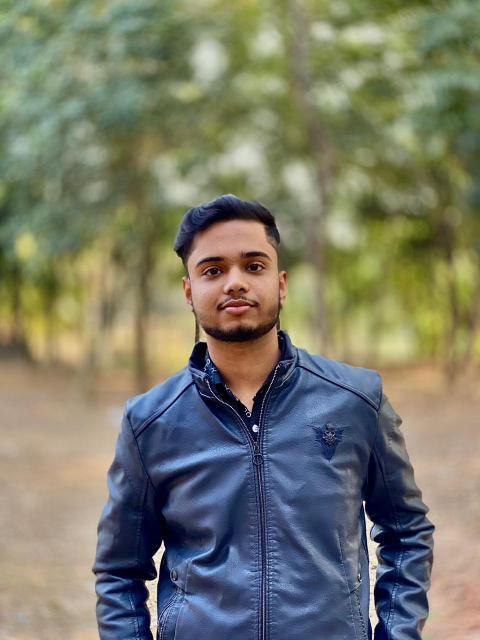
#> input picture p4/image transformation anfd manipulation/kumar.jpg, 960 x 1280 px, found by its file name (shown at 1/2 size)
$ python d_addtext.py
#> lines starting #> are read from the running program, lines starting #| are printed output that depends on the picture; after the words box and inside, x2 and y2 are one past the last pixel; in counts of white or black regions, pixels touching at a corner belong together
import cv2
image=cv2.imread("p4\image transformation anfd manipulation\kumar.jpg")
#> image is the input picture: shape (1280, 960, 3); mean B, G, R 105.2, 122.5, 121.2
if image is None:
    print("not working")
else:
    print("image loaded succesfull ")
    resize=cv2.resize(image,(300,300))
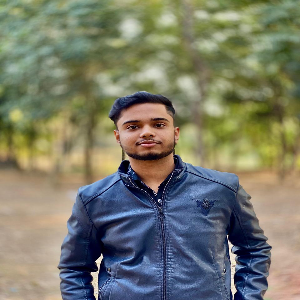
#> resize: shape (300, 300, 3); mean B, G, R 105.1, 122.4, 121
    cv2. putText(resize, "hello kowshik",(30,200),cv2.FONT_HERSHEY_COMPLEX,1,(255,255,255),2)
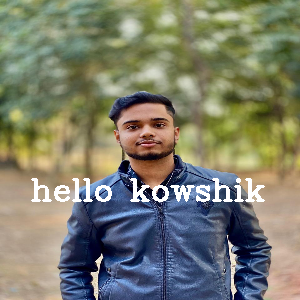
#> resize: shape (300, 300, 3); 2.29% of pixels changed, all inside (x1, y1, x2, y2) = (31, 178, 265, 202)
    cv2.imshow(" adding text",resize)
    cv2.waitKey(0)
    cv2.destroyAllWindows()

    # FONT_HERSHEY_COMPLEX is one of several font types available in OpenCV.
    # It is a proportional font that has a more complex appearance compared to simpler
    # fonts like FONT_HERSHEY_SIMPLEX. The complex font includes additional features such as slant
    # and varying thickness, making it suitable for more stylized text rendering.
